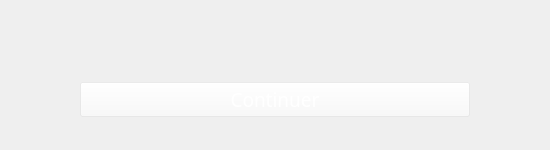
<?xml version="1.0" encoding="UTF-8"?>
<ui version="4.0">
 <class>W_ContinueMessageBox</class>
 <widget class="QWidget" name="W_ContinueMessageBox">
  <property name="geometry">
   <rect>
    <x>0</x>
    <y>0</y>
    <width>550</width>
    <height>150</height>
   </rect>
  </property>
  <property name="windowTitle">
   <string>Form</string>
  </property>
  <layout class="QVBoxLayout" name="verticalLayout">
   <property name="leftMargin">
    <number>80</number>
   </property>
   <property name="rightMargin">
    <number>80</number>
   </property>
   <item>
    <spacer name="verticalSpacer_2">
     <property name="orientation">
      <enum>Qt::Vertical</enum>
     </property>
     <property name="sizeHint" stdset="0">
      <size>
       <width>20</width>
       <height>13</height>
      </size>
     </property>
    </spacer>
   </item>
   <item>
    <widget class="QLabel" name="label">
     <property name="sizePolicy">
      <sizepolicy hsizetype="Preferred" vsizetype="Preferred">
       <horstretch>0</horstretch>
       <verstretch>0</verstretch>
      </sizepolicy>
     </property>
     <property name="font">
      <font>
       <family>Niagara Solid</family>
       <pointsize>23</pointsize>
      </font>
     </property>
     <property name="styleSheet">
      <string notr="true">QLabel{
	color:white;
}</string>
     </property>
     <property name="text">
      <string/>
     </property>
     <property name="alignment">
      <set>Qt::AlignBottom|Qt::AlignHCenter</set>
     </property>
     <property name="wordWrap">
      <bool>true</bool>
     </property>
    </widget>
   </item>
   <item>
    <widget class="QPushButton" name="buttonContinue">
     <property name="font">
      <font>
       <family>Niagara Solid</family>
       <pointsize>14</pointsize>
      </font>
     </property>
     <property name="styleSheet">
      <string notr="true">QPushButton{
	background-color:rgba(250,250,250,50);
	color:white;
}
QPushButton::hover{
	background-color:rgba(250,250,250,80);
}
QPushButton::pressed{
	background-color:rgba(250,250,250,100);
}</string>
     </property>
     <property name="text">
      <string>Continuer</string>
     </property>
    </widget>
   </item>
   <item>
    <spacer name="verticalSpacer">
     <property name="orientation">
      <enum>Qt::Vertical</enum>
     </property>
     <property name="sizeHint" stdset="0">
      <size>
       <width>20</width>
       <height>14</height>
      </size>
     </property>
    </spacer>
   </item>
  </layout>
 </widget>
 <resources/>
 <connections/>
</ui>
